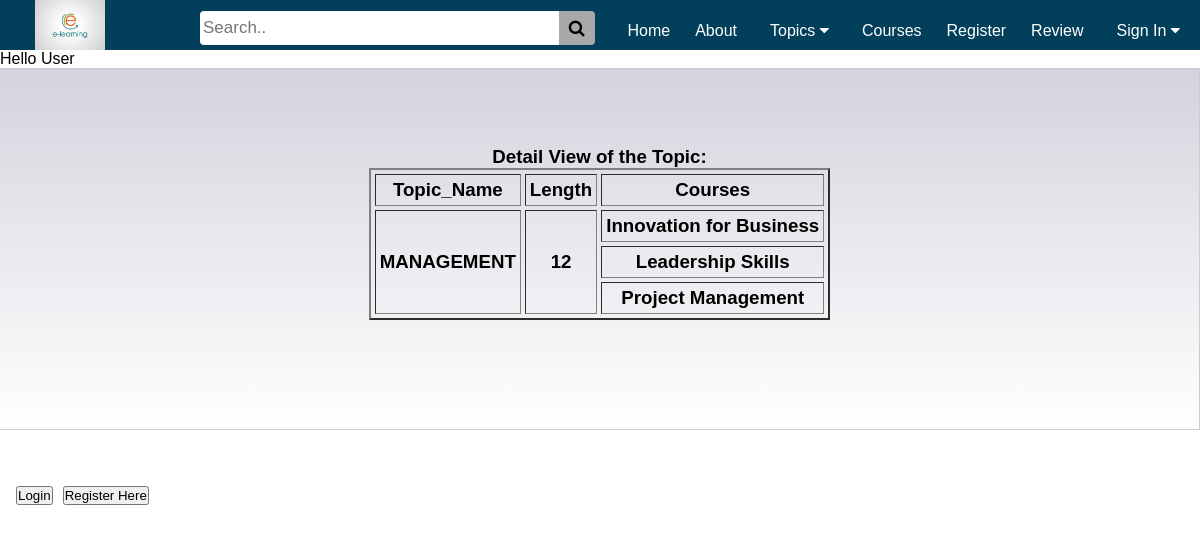
Screenshot of /myapp/2/ with the database file from the repository.
### myapp/models.py (models this page shows, shortened)
class Topic(models.Model):
    name = models.CharField(max_length=200)
    length = models.IntegerField(blank=True, default=12, null=True)

class Course(models.Model):
    title = models.CharField(max_length=200)
    topic = models.ForeignKey(Topic, related_name='courses', on_delete=models.CASCADE)
    price = models.DecimalField(max_digits=10, decimal_places=2, validators=[MinValueValidator(50), MaxValueValidator(500)])
    for_everyone = models.BooleanField(default=True)
    description = models.TextField(blank=True)
    address = models.CharField(max_length=300, blank=True)
    num_reviews = models.PositiveIntegerField(default=0)
    def __str__(self):
        return self.title

### myapp/views.py (the view)
# urls.py: path(r'<int:topic_id>/',DetailView.as_view(), name='detail'),
class DetailView(View):
    template_name= 'myapp/detail.html'
    def get(self, request, topic_id):
        top_list = Topic.objects.all().order_by('id')[:10]
        topic_list = get_object_or_404(Topic, id=topic_id)
        course_list = Course.objects.filter(topic=topic_id)
        course_length = course_list.__len__()
        return render(request, 'myapp/detail.html', {'course_list': course_list,
                                                     'topic_list': topic_list, 'top_list': top_list,
                                                     'course_length': course_length})

### myapp/templates/myapp/detail.html (shortened to what this page needs)
{% extends 'myapp/base.html' %}
{% load static %}
{% block body_block %}
    <div class="tab_content">
<h3 align="center">Detail View of the Topic:
<table cellspacing="4", cellpadding="6", border="2px">
    <th>Topic_Name</th>
    <th>Length</th>
    <th>Courses</th>
    <tr><td align="center" rowspan="{{ course_length }}">{{ topic_list.name.upper}}</td>
        <td align="center" rowspan="{{ course_length }}">{{ topic_list.length }}</td>
    {% for course  in course_list %}
                <td align="center"> {{course}} </td></tr>
            {% endfor %}
</table>
</h3>
    </div>
{% endblock %}

### myapp/static/myapp/style1.css (style rules this page uses)
* { margin: 0px; padding: 0px; box-sizing: border-box; }
body { font-family: "Poppins", sans-serif; min-height: 100vh; align-items: center; background-color: #FFFFFF; }
.tab_content { background-color: white; padding: 0px 12px; border: 1px solid #ccc; width: 100%; border-left: none; height: 362px; display: flex; flex-direction: column; justify-content: space-around; align-items: center; background: #FFEFBA; background: -webkit-linear-gradient(to bottom, #d4d3dd, #FFFFFF); background: linear-gradient(to bottom, #d4d3dd, #FFFFFF); }
.tab_content table { margin-bottom: 7%; }
td,th { padding: 4px; }

### rows the page displays
Topic: name "MANAGEMENT", length "12"
Course: title "Innovation for Business"
Course: title "Leadership Skills"
Course: title "Project Management"
